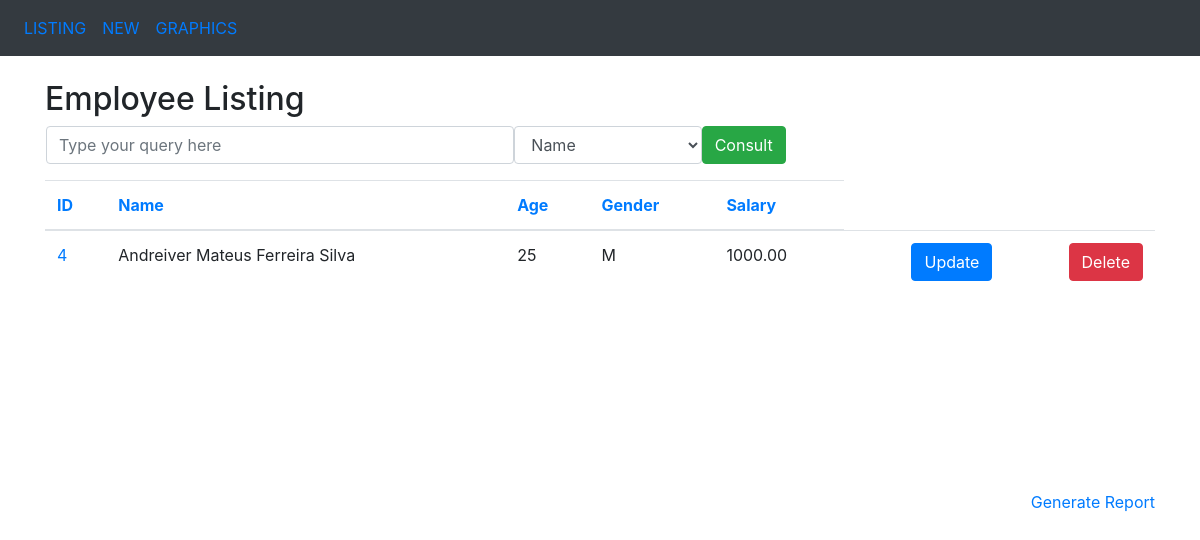
/listing/4/, run on the app's committed database.
### project_crud/models.py (models this page shows, shortened)
class Employee(models.Model):
	name = models.CharField(max_length=50)
	age = models.IntegerField()
	gender = models.CharField(max_length=1)
	salary = models.DecimalField(max_digits=7, decimal_places=2)

### project_crud/views.py (the view)
# urls.py: path('listing/<int:id>/', selection),
def selection(request, id):
	title = 'Employee Listing'
	employee = Employee.objects.get(id=id)
	return render(request, 'listing.html', {'title': title, 'employees': [employee]})

### project_crud/templates/listing.html (shortened to what this page needs)
<!DOCTYPE html>
<html lang="en">
<head>
	<link rel="stylesheet" href="https://stackpath.bootstrapcdn.com/bootstrap/4.3.1/css/bootstrap.min.css">
</head>
<body>
	<nav class="navbar navbar-expand-sm bg-dark">
		<ul class="navbar-nav">
			<li class="nav-item">
				<a class="nav-link" href="/project_crud/listing">LISTING</a>
			</li>
			<li class="nav-item">
				<a class="nav-link" href="/project_crud/insertion">NEW</a>
			</li>
			<li class="nav-item">
				<a class="nav-link" href="/project_crud/graphics">GRAPHICS</a>
			</li>
		</ul>
	</nav>
	<br>
	<div class="container">
		<h2>{{title}}</h2>
		<form action="/project_crud/query/" method="POST" name="frm_query" class="ml-3">{% csrf_token %}
			<div class="form-group">
				<div class="row">
					<input type="text" class="form-control col-md-5" name="query" placeholder="Type your query here">
					<select class="form-control col-md-2" name="field">
						<option value="name">Name</option>
					</select>
					<button type="submit" class="btn btn-success">Consult</button>
				</div>
			</div>
		</form>
		<div style="overflow-y: scroll; height: 310px; width: 100%;" align="center">
			<table class="table">
				<thead>
					<tr>
						<th><a href="/project_crud/sort/id">ID</a></th>
						<th><a href="/project_crud/sort/name">Name</a></th>
						<th><a href="/project_crud/sort/age">Age</a></th>
						<th><a href="/project_crud/sort/gender">Gender</a></th>
						<th><a href="/project_crud/sort/salary">Salary</a></th>
					</tr>
				</thead>
				<tbody>
					{% for employee in employees %}
					<tr>
						<td nowrap="true">
							<a href="/project_crud/listing/{{employee.id}}">{{employee.id}}</a>
						</td>
						<td nowrap="true">{{employee.name}}</td>
						<td nowrap="true">{{employee.age}}</td>
						<td nowrap="true">{{employee.gender}}</td>
						<td nowrap="true">{{employee.salary}}</td>
						<td nowrap="true" align="right">
							<a href="/project_crud/update/{{employee.id}}" class="btn btn-primary" role="button">Update</a>
						</td>
						<td nowrap="true" align="right">
							<a href="/project_crud/delete/{{employee.id}}" class="btn btn-danger" role="button">Delete</a>
						</td>
					</tr>
					{% endfor %}
				</tbody>
			</table>
		</div>
		<a href="#" style="float: right;" onclick="report()">Generate Report</a>
	</div>
</body>
</html>

### data on the page
Employee: id "4", name "Andreiver Mateus Ferreira Silva", age "25", gender "M", salary "1000.00"

### other printed values
{{ title }} "Employee Listing"
